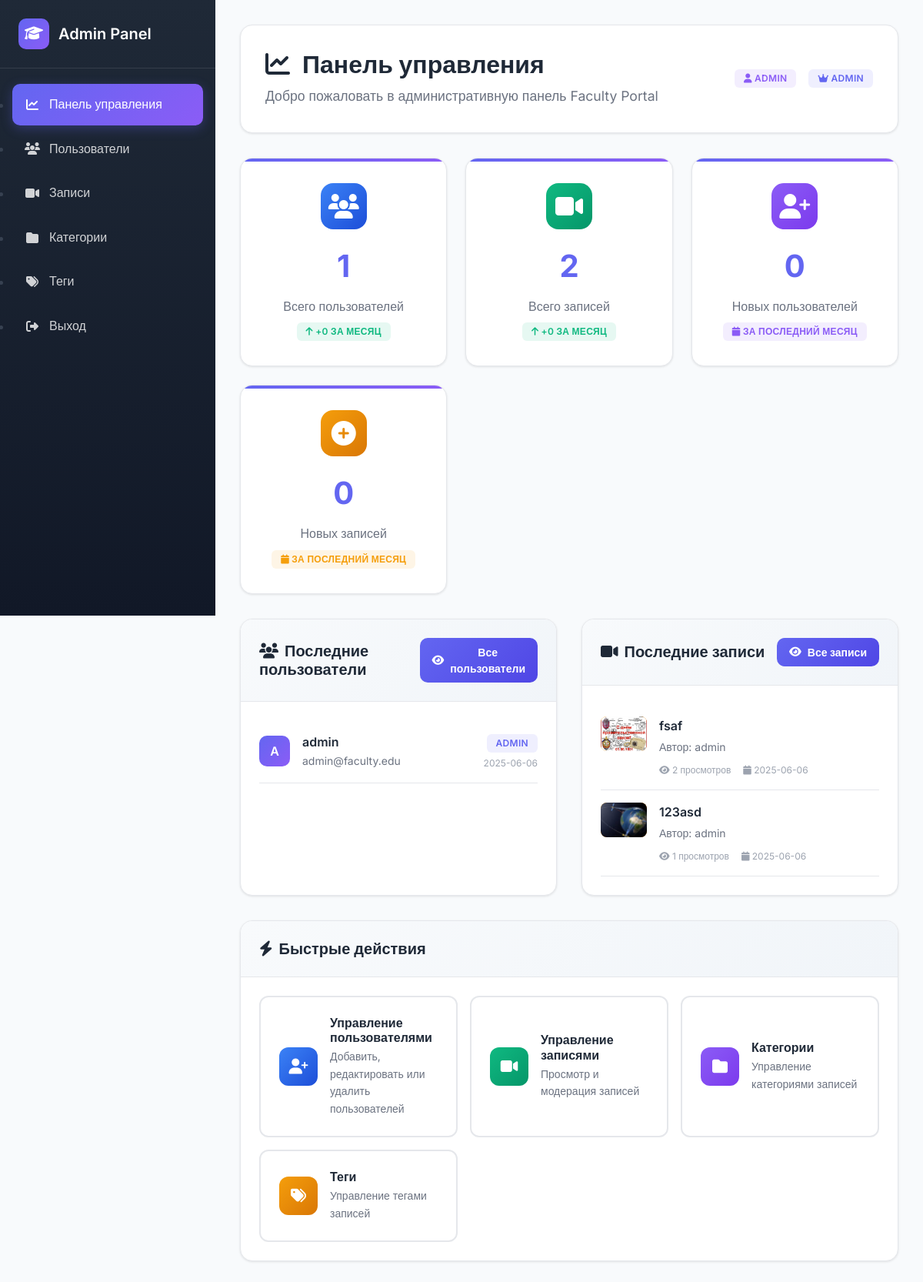
The page /admin/dashboard (signed in) on the database its author committed.
### tables this page shows
CREATE TABLE users (
            id INTEGER PRIMARY KEY AUTOINCREMENT,
            username TEXT UNIQUE NOT NULL,
            email TEXT UNIQUE NOT NULL,
            password_hash TEXT NOT NULL,
            role TEXT DEFAULT 'user',
            avatar TEXT,
            bio TEXT,
            created_at TIMESTAMP DEFAULT CURRENT_TIMESTAMP,
            last_login TIMESTAMP,
            is_active BOOLEAN DEFAULT 1
        );

CREATE TABLE recordings (
            id INTEGER PRIMARY KEY AUTOINCREMENT,
            title TEXT NOT NULL,
            content TEXT,
            image_path TEXT,
            video_path TEXT,
            category_id INTEGER,
            author_id INTEGER,
            created_at TIMESTAMP DEFAULT CURRENT_TIMESTAMP,
            updated_at TIMESTAMP DEFAULT CURRENT_TIMESTAMP,
            views INTEGER DEFAULT 0,
            FOREIGN KEY (category_id) REFERENCES categories (id),
            FOREIGN KEY (author_id) REFERENCES users (id)
        );

### backend/app.py (the view)
@app.route('/admin')
@app.route('/admin/dashboard')
@admin_required
def admin_dashboard():
    db = get_db()
    cursor = db.cursor()
    cursor.execute('SELECT COUNT(*) as total FROM users')
    total_users = cursor.fetchone()['total']
    cursor.execute('SELECT COUNT(*) as total FROM recordings')
    total_recordings = cursor.fetchone()['total']
    cursor.execute('SELECT COUNT(*) as total FROM users WHERE created_at >= date("now", "-30 days")')
    new_users_month = cursor.fetchone()['total']
    cursor.execute('SELECT COUNT(*) as total FROM recordings WHERE created_at >= date("now", "-30 days")')
    new_recordings_month = cursor.fetchone()['total']
    stats = {
        'total_users': total_users,
        'total_recordings': total_recordings,
        'new_users_month': new_users_month,
        'new_recordings_month': new_recordings_month
    }
    cursor.execute('''
        SELECT * FROM users
        ORDER BY created_at DESC
        LIMIT 5
    ''')
    recent_users = cursor.fetchall()
    cursor.execute('''
        SELECT r.*, u.username as author
        FROM recordings r
        LEFT JOIN users u ON r.author_id = u.id
        ORDER BY r.created_at DESC
        LIMIT 5
    ''')
    recent_recordings = cursor.fetchall()
    return render_template('admin/dashboard.html',
                         stats=stats,
                         recent_users=recent_users,
                         recent_recordings=recent_recordings)

### backend/templates/admin/dashboard.html (shortened to what this page needs)
{% extends "admin/base.html" %}
{% block content %}
<div class="page-header">
    <div class="d-flex justify-content-between align-items-center">
        <div>
            <h2><i class="fas fa-chart-line me-3"></i>Панель управления</h2>
            <p>Добро пожаловать в административную панель Faculty Portal</p>
        </div>
        <div class="d-flex align-items-center gap-3">
            <div class="badge badge-info">
                <i class="fas fa-user"></i>
                {{ session.admin_username }}
            </div>
            <div class="badge badge-primary">
                <i class="fas fa-crown"></i>
                {{ session.admin_role|title }}
            </div>
        </div>
    </div>
</div>
<div class="stats-grid">
    <div class="stat-card">
        <div class="stat-icon" style="background: linear-gradient(135deg, #3b82f6, #1d4ed8); color: white; width: 60px; height: 60px; border-radius: 16px; display: flex; align-items: center; justify-content: center; margin: 0 auto 1rem;">
            <i class="fas fa-users fa-2x"></i>
        </div>
        <div class="stat-number">{{ stats.total_users }}</div>
        <div class="stat-label">Всего пользователей</div>
        <div class="stat-change" style="margin-top: 0.5rem; font-size: 0.875rem;">
            <span class="badge badge-success">
                <i class="fas fa-arrow-up"></i>
                +{{ stats.new_users_month }} за месяц
            </span>
        </div>
    </div>
    <div class="stat-card">
        <div class="stat-icon" style="background: linear-gradient(135deg, #10b981, #059669); color: white; width: 60px; height: 60px; border-radius: 16px; display: flex; align-items: center; justify-content: center; margin: 0 auto 1rem;">
            <i class="fas fa-video fa-2x"></i>
        </div>
        <div class="stat-number">{{ stats.total_recordings }}</div>
        <div class="stat-label">Всего записей</div>
        <div class="stat-change" style="margin-top: 0.5rem; font-size: 0.875rem;">
            <span class="badge badge-success">
                <i class="fas fa-arrow-up"></i>
                +{{ stats.new_recordings_month }} за месяц
            </span>
        </div>
    </div>
    <div class="stat-card">
        <div class="stat-icon" style="background: linear-gradient(135deg, #8b5cf6, #7c3aed); color: white; width: 60px; height: 60px; border-radius: 16px; display: flex; align-items: center; justify-content: center; margin: 0 auto 1rem;">
            <i class="fas fa-user-plus fa-2x"></i>
        </div>
        <div class="stat-number">{{ stats.new_users_month }}</div>
        <div class="stat-label">Новых пользователей</div>
        <div class="stat-change" style="margin-top: 0.5rem; font-size: 0.875rem;">
            <span class="badge badge-info">
                <i class="fas fa-calendar"></i>
                За последний месяц
            </span>
        </div>
    </div>
    <div class="stat-card">
        <div class="stat-icon" style="background: linear-gradient(135deg, #f59e0b, #d97706); color: white; width: 60px; height: 60px; border-radius: 16px; display: flex; align-items: center; justify-content: center; margin: 0 auto 1rem;">
            <i class="fas fa-plus-circle fa-2x"></i>
        </div>
        <div class="stat-number">{{ stats.new_recordings_month }}</div>
        <div class="stat-label">Новых записей</div>
        <div class="stat-change" style="margin-top: 0.5rem; font-size: 0.875rem;">
            <span class="badge badge-warning">
                <i class="fas fa-calendar"></i>
                За последний месяц
            </span>
        </div>
    </div>
</div>
<div style="display: grid; grid-template-columns: 1fr 1fr; gap: 2rem; margin-top: 2rem;">
    <div class="card">
        <div class="card-header">
            <div class="d-flex justify-content-between align-items-center">
                <h3><i class="fas fa-users me-2"></i>Последние пользователи</h3>
                <a href="{{ url_for('admin_users') }}" class="btn btn-sm btn-primary">
                    <i class="fas fa-eye"></i>
                    Все пользователи
                </a>
            </div>
        </div>
        <div class="card-body">
            {% if recent_users %}
                <div class="list-group list-group-flush">
                    {% for user in recent_users %}
                        <div class="list-group-item d-flex justify-content-between align-items-center" style="border: none; padding: 1rem 0; border-bottom: 1px solid #e5e7eb;">
                            <div class="d-flex align-items-center gap-3">
                                <div class="user-avatar" style="width: 40px; height: 40px; background: linear-gradient(135deg, #6366f1, #8b5cf6); border-radius: 10px; display: flex; align-items: center; justify-content: center; color: white; font-weight: 600;">
                                    {{ user.username[0]|upper }}
                                </div>
                                <div>
                                    <div style="font-weight: 600; color: #1f2937;">{{ user.username }}</div>
                                    <div style="font-size: 0.875rem; color: #6b7280;">{{ user.email }}</div>
                                </div>
                            </div>
                            <div class="text-end">
                                <span class="badge badge-{{ 'primary' if user.role == 'admin' else 'secondary' if user.role == 'moderator' else 'info' }}">
                                    {{ user.role|title }}
                                </span>
                                <div style="font-size: 0.75rem; color: #9ca3af; margin-top: 0.25rem;">
                                    {{ user.created_at[:10] if user.created_at else 'Неизвестно' }}
                                </div>
                            </div>
                        </div>
                    {% endfor %}
                </div>
            {% else %}
                <div class="text-center" style="padding: 2rem;">
                    <i class="fas fa-users fa-3x" style="color: #d1d5db; margin-bottom: 1rem;"></i>
                    <p style="color: #6b7280;">Пользователи не найдены</p>
                </div>
            {% endif %}
        </div>
    </div>
    <div class="card">
                <div class="card-header">
            <div class="d-flex justify-content-between align-items-center">
                <h3><i class="fas fa-video me-2"></i>Последние записи</h3>
                <a href="{{ url_for('admin_recordings') }}" class="btn btn-sm btn-primary">
                    <i class="fas fa-eye"></i>
                    Все записи
                </a>
            </div>
        </div>
        <div class="card-body">
            {% if recent_recordings %}
                <div class="list-group list-group-flush">
                    {% for recording in recent_recordings %}
                        <div class="list-group-item d-flex justify-content-between align-items-start" style="border: none; padding: 1rem 0; border-bottom: 1px solid #e5e7eb;">
                            <div class="d-flex gap-3" style="flex: 1;">
                                <div class="recording-thumbnail" style="width: 60px; height: 45px; background: linear-gradient(135deg, #f59e0b, #d97706); border-radius: 8px; display: flex; align-items: center; justify-content: center; color: white; flex-shrink: 0;">
                                    {% if recording.image_path %}
                                        <img src="{{ recording.image_path }}" alt="Thumbnail" style="width: 100%; height: 100%; object-fit: cover; border-radius: 8px;">
                                    {% else %}
                                        <i class="fas fa-play"></i>
                                    {% endif %}
                                </div>
                                <div style="flex: 1; min-width: 0;">
                                    <div style="font-weight: 600; color: #1f2937; margin-bottom: 0.25rem; overflow: hidden; text-overflow: ellipsis; white-space: nowrap;">
                                        {{ recording.title }}
                                    </div>
                                    <div style="font-size: 0.875rem; color: #6b7280; margin-bottom: 0.5rem;">
                                        Автор: {{ recording.author or 'Неизвестно' }}
                                    </div>
                                    <div style="display: flex; gap: 1rem; font-size: 0.75rem; color: #9ca3af;">
                                        <span><i class="fas fa-eye"></i> {{ recording.views }} просмотров</span>
                                        <span><i class="fas fa-calendar"></i> {{ recording.created_at[:10] if recording.created_at else 'Неизвестно' }}</span>
                                    </div>
                                </div>
                            </div>
                        </div>
                    {% endfor %}
                </div>
            {% else %}
                <div class="text-center" style="padding: 2rem;">
                    <i class="fas fa-video fa-3x" style="color: #d1d5db; margin-bottom: 1rem;"></i>
                    <p style="color: #6b7280;">Записи не найдены</p>
                </div>
            {% endif %}
        </div>
    </div>
</div>
<div class="card" style="margin-top: 2rem;">
    <div class="card-header">
        <h3><i class="fas fa-bolt me-2"></i>Быстрые действия</h3>
    </div>
    <div class="card-body">
        <div style="display: grid; grid-template-columns: repeat(auto-fit, minmax(200px, 1fr)); gap: 1rem;">
            <a href="{{ url_for('admin_users') }}" class="quick-action-card">
                <div class="quick-action-icon" style="background: linear-gradient(135deg, #3b82f6, #1d4ed8);">
                    <i class="fas fa-user-plus"></i>
                </div>
                <div class="quick-action-content">
                    <h4>Управление пользователями</h4>
                    <p>Добавить, редактировать или удалить пользователей</p>
                </div>
            </a>
            <a href="{{ url_for('admin_recordings') }}" class="quick-action-card">
                <div class="quick-action-icon" style="background: linear-gradient(135deg, #10b981, #059669);">
                    <i class="fas fa-video"></i>
                </div>
                <div class="quick-action-content">
                    <h4>Управление записями</h4>
                    <p>Просмотр и модерация записей</p>
                </div>
            </a>
            <a href="{{ url_for('admin_categories') }}" class="quick-action-card">
                <div class="quick-action-icon" style="background: linear-gradient(135deg, #8b5cf6, #7c3aed);">
                    <i class="fas fa-folder"></i>
                </div>
                <div class="quick-action-content">
                    <h4>Категории</h4>
                    <p>Управление категориями записей</p>
                </div>
            </a>
            <a href="{{ url_for('admin_tags') }}" class="quick-action-card">
                <div class="quick-action-icon" style="background: linear-gradient(135deg, #f59e0b, #d97706);">
                    <i class="fas fa-tags"></i>
                </div>
                <div class="quick-action-content">
                    <h4>Теги</h4>
                    <p>Управление тегами записей</p>
                </div>
            </a>
        </div>
    </div>
</div>
{% endblock %}

### rows shown on the page
users: username "A", username "admin", email "admin@faculty.edu", role "ADMIN", created_at "2025-06-06"
recordings: image_path (picture), title "fsaf", username "admin", views "2", created_at "2025-06-06"
recordings: image_path (picture), title "123asd", username "admin", views "1", created_at "2025-06-06"

### other values the page prints
{{ session.admin_username }} "ADMIN"
{{ session.admin_role|title }} "ADMIN"
{{ stats.total_users }} "1"
{{ stats.new_users_month }} "0"
{{ stats.total_recordings }} "2"
{{ stats.new_recordings_month }} "0"
